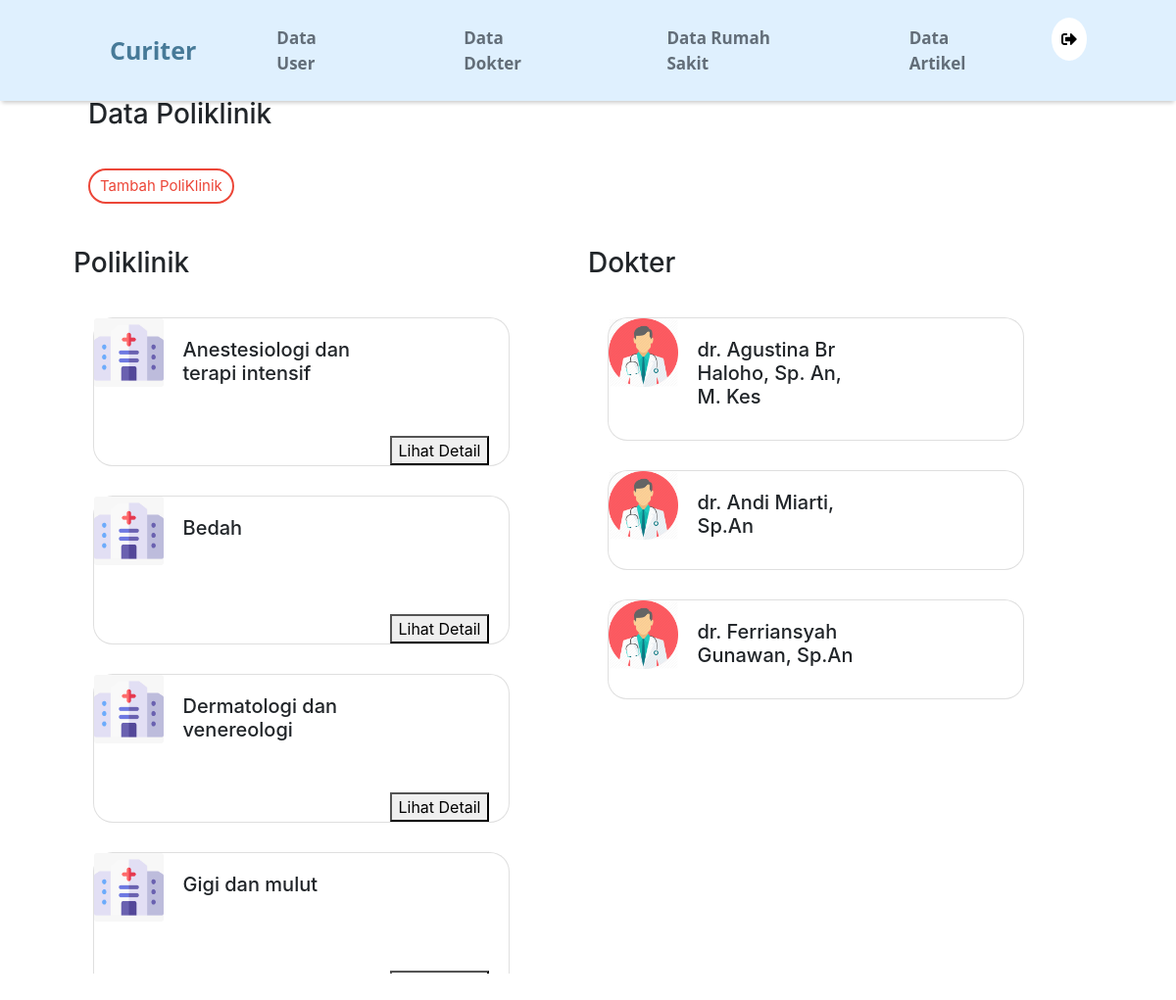
The page /admin/rs/detail_rs/7 on the database as committed earlier.
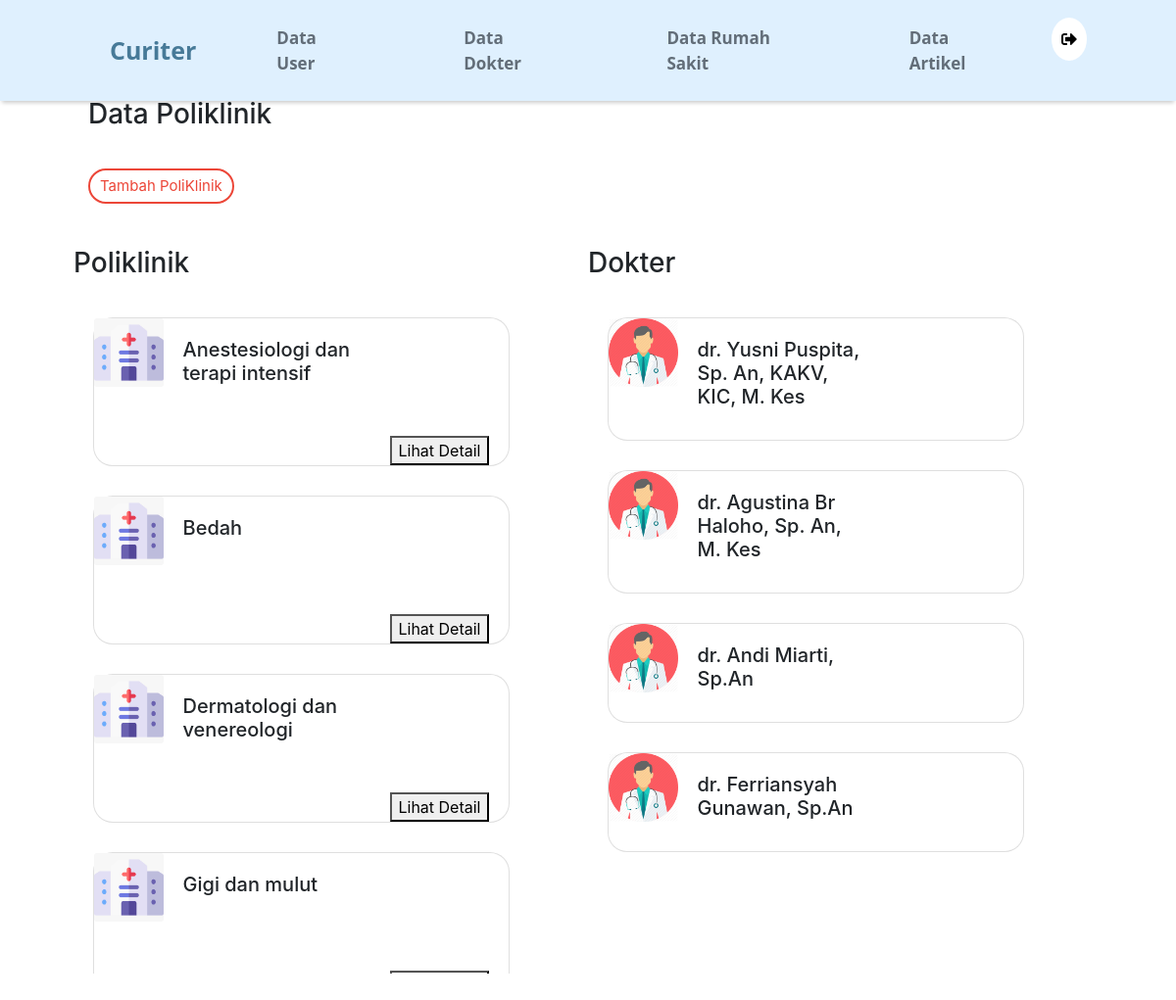
The same page on the database as committed later.
### tables this page shows
CREATE TABLE `poliklinik` (
  `id_poli` int(11) NOT NULL,
  `id_rs` int(11) NOT NULL,
  `nama_poli` varchar(50) NOT NULL,
  `tentang_poli` varchar(1000) NOT NULL,
  `gambar` varchar(255) NOT NULL
);

CREATE TABLE `dokter` (
  `id_dokter` int(11) NOT NULL,
  `id_rs` int(11) NOT NULL,
  `id_poli` int(11) NOT NULL,
  `nama_dokter` varchar(50) NOT NULL,
  `no_dokter` varchar(15) DEFAULT NULL,
  `email_dokter` varchar(30) DEFAULT NULL,
  `foto_dokter` varchar(255) NOT NULL
);

### application/controllers/admin/rs.php (called while the page is built, shortened)
<?php
class Rs extends CI_Controller
{
	public function __construct(){
		$this->load->model('admin/model_rs');
		       $this->load->model('m_rs');
        $this->load->model('m_user');
        $this->load->model('m_dokter');
        $this->load->model('m_poli');
		$this->load->library('form_validation');
		$this->load->library('upload');
	}
	public function detail_rs($id){
		$data['title'] = "Curiter | Detail Rumah Sakit";
        $data['rsid'] = $this->m_rs->get_datars($id);
        $data['drrs'] = $this->m_dokter->get_dokterbyid($id);
		$data['poli'] = $this->m_poli->get_polibyid($id);
		$data['polik'] = $this->model_rs->get_poli();
        $this->load->view('header_page_admin',$data);
        $this->load->view('admin/v_detail_rs',$data);
        $this->load->view('footer_page');
	}
}

### index.php (called while the page is built, shortened)
<?php
require_once BASEPATH.'core/CodeIgniter.php';

### application/models/m_poli.php (called while the page is built, shortened)
<?php
class M_Poli extends CI_Model
{
    public function get_polibyid($id)
    {
        return $this->db->get_where('poliklinik', array('id_rs' => $id))->result_array();
    }
}

### application/models/m_dokter.php (called while the page is built, shortened)
<?php
class M_dokter extends CI_Model
{
    public function get_dokterbyid($id){
        return $this->db->get_where('dokter',array('id_rs'=>$id))->result_array();
    }
}

### application/views/admin/v_detail_rs.php (the view, shortened to what this page needs)
<div class="container">
  <div class="sticky">
    <h3>Data Poliklinik</h3>
    <br>
    <button type="button" class="button_tambah" data-toggle="modal" data-target="#tambah">Tambah PoliKlinik</button>
    <br></br>
  </div>
  <div class="konten-bawah">
    <div class="konten-bawah-poliklinik">
      <h3>Poliklinik</h3>
      <div class="konten-poli" style="overflow:auto; height:700px;">
        <?php foreach ($poli as $p) { ?>
          <div class="card mb-3" style="width:inherit;height: auto; margin-right: 80px;margin-left:20px;">
            <div class="row no-gutters">
              <div class="col-md-2">
                <img src="<?php echo base_url(); ?>/Assets/rs.jpeg" class="card-img" alt="...">
              </div>
              <div class="col-md-6">
                <div class="card-body">
                  <h5 class="card-title" style="text-align:left;"><?= $p['nama_poli'] ?></h5>
                </div>
              </div>
              <div class="col-md-4" style="margin-top: 120px;">
                <button class="button-poli" type="button" name="lihat_detail" data-toggle="modal" data-target="#poli<?= $p['id_poli'] ?>" style="">Lihat Detail</button>
              </div>
            </div>
          </div>
        <?php } ?>
      </div>
    </div>
    <div class="konten-bawah-dokter">
      <h3>Dokter</h3>
      <div class="konten-dokter" style="overflow:auto; height:700px;">
        <?php foreach ($drrs as $dr) { ?>
          <div class="card mb-3" style="width:inherit;height: auto; margin-right: 80px;margin-left:20px;">
            <div class="row no-gutters">
              <div class="col-md-2">
                <img src="<?php echo base_url(); ?>/Assets/doctor.png" class="card-img" alt="...">
              </div>
              <div class="col-md-6">
                <div class="card-body">
                  <h5 class="card-title" style="text-align:left;"><?= $dr['nama_dokter'] ?></h5>
                </div>
              </div>
            </div>
          </div>
        <?php } ?>
      </div>
    </div>
  </div>
</div>

Rows that differ between the two databases and show on the page:
now on this page (row edited): dokter: nama_dokter "dr. Yusni Puspita, Sp. An, KAKV, KIC, M. Kes"
